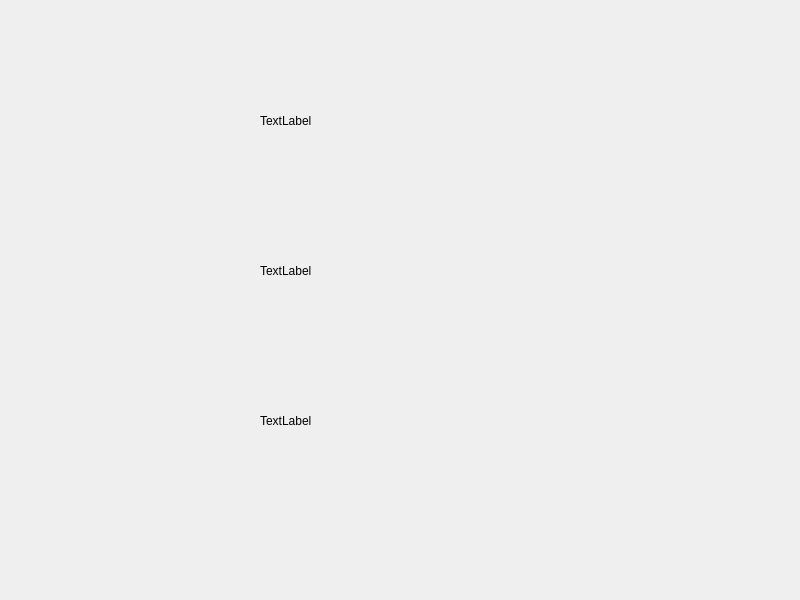
<?xml version="1.0" encoding="UTF-8"?>
<ui version="4.0">
 <class>Widget</class>
 <widget class="QWidget" name="Widget">
  <property name="geometry">
   <rect>
    <x>0</x>
    <y>0</y>
    <width>800</width>
    <height>600</height>
   </rect>
  </property>
  <property name="windowTitle">
   <string>Widget</string>
  </property>
  <widget class="QLabel" name="label">
   <property name="geometry">
    <rect>
     <x>260</x>
     <y>70</y>
     <width>221</width>
     <height>101</height>
    </rect>
   </property>
   <property name="text">
    <string>TextLabel</string>
   </property>
  </widget>
  <widget class="QLabel" name="label_2">
   <property name="geometry">
    <rect>
     <x>260</x>
     <y>220</y>
     <width>221</width>
     <height>101</height>
    </rect>
   </property>
   <property name="text">
    <string>TextLabel</string>
   </property>
  </widget>
  <widget class="QLabel" name="label_3">
   <property name="geometry">
    <rect>
     <x>260</x>
     <y>370</y>
     <width>221</width>
     <height>101</height>
    </rect>
   </property>
   <property name="text">
    <string>TextLabel</string>
   </property>
  </widget>
 </widget>
 <resources/>
 <connections/>
</ui>
